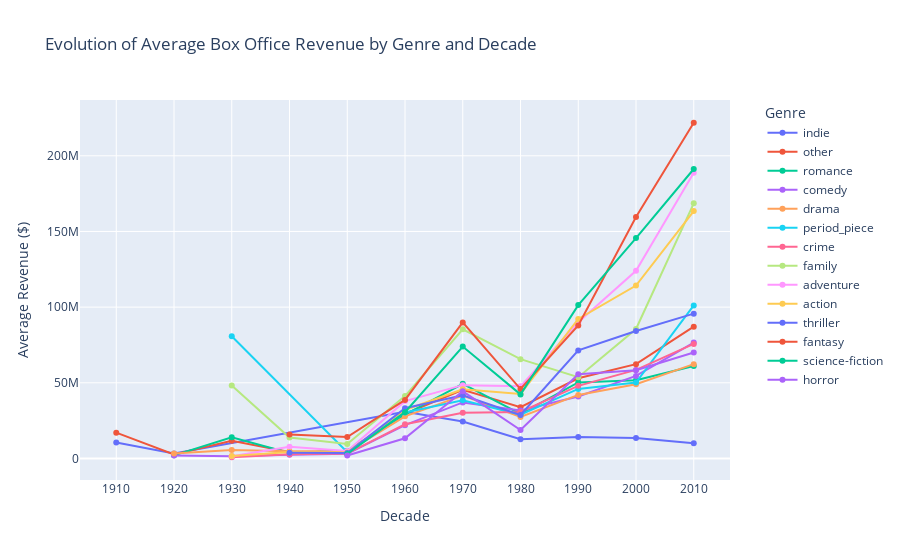

Notebook source saved alongside this figure:
### Code cell
# Genres we want to analyze
genres = ['drama', 'comedy', 'thriller', 'romance', 'action', 'crime', 'adventure', 'horror', 'science-fiction', 'fantasy', 'family', 'period_piece', 'indie']

df_movies_genres = df_movies.explode('genres').copy()
df_movies_genres.dropna(subset=['genres'], inplace=True)
df_movies_genres['genre'] = df_movies_genres['genres'].apply(lambda x: x if x in genres else 'other')
df_movies_genres['release_decade'] = df_movies_genres['release_year'] // 10 * 10

genre_decade_stats = df_movies_genres.groupby(['release_decade', 'genre'])['box_office_revenue'].agg(['mean', 'count', 'sem'])
genre_decade_stats.sort_values(by='release_decade', inplace=True)

# Filter out rows where the movie count is less than 5
filtered_genre_decade_stats = genre_decade_stats[genre_decade_stats['count'] >= 5].reset_index()

# Create the Plotly plot
fig = px.line(filtered_genre_decade_stats, x='release_decade', y='mean', color='genre', markers=True,
              title='Evolution of Average Box Office Revenue by Genre and Decade',
              labels={'release_decade': 'Decade', 'mean': 'Average Revenue ($)'})

fig.update_layout(xaxis=dict(tickmode='linear', tick0=min(filtered_genre_decade_stats['release_decade']), dtick=10),
                  xaxis_title='Decade', yaxis_title='Average Revenue ($)',
                  legend_title='Genre', legend=dict(x=1.05, y=1, traceorder='normal'))

fig.show()

# Save the chart as an HTML file
fig.write_html("assets/ploty-img/genres_revenue_evolution.html")

#genres we want to analyze
genres=['drama', 'comedy', 'thriller', 'romance', 'action', 'crime', 'adventure', 'horror', 'science-fiction', 'fantasy', 'family','period_piece','indie']

### Figure 1 — Plotly figure (JSON) as saved in the notebook; plotly's stock layout.template omitted (floating-point values rounded to 4 significant figures)
{"data": [{"hovertemplate": "genre=indie<br>Decade=%{x}<br>Average Revenue ($)=%{y}<extra></extra>", "legendgroup": "indie", "line": {"color": "#636efa", "dash": "solid"}, "marker": {"symbol": "circle"}, "mode": "lines+markers", "name": "indie", "orientation": "v", "showlegend": true, "type": "scatter", "x": [1910, 1920, 1960, 1970, 1980, 1990, 2000, 2010], "xaxis": "x", "y": [10570000.0, 3324000.0, 30880000.0, 24370000.0, 12650000.0, 14170000.0, 13530000.0, 10120000.0], "yaxis": "y"}, {"hovertemplate": "genre=other<br>Decade=%{x}<br>Average Revenue ($)=%{y}<extra></extra>", "legendgroup": "other", "line": {"color": "#EF553B", "dash": "solid"}, "marker": {"symbol": "circle"}, "mode": "lines+markers", "name": "other", "orientation": "v", "showlegend": true, "type": "scatter", "x": [1910, 1920, 1930, 1940, 1950, 1960, 1970, 1980, 1990, 2000, 2010], "xaxis": "x", "y": [17070000.0, 2712000.0, 11650000.0, 4351000.0, 4801000.0, 29490000.0, 45320000.0, 33920000.0, 53010000.0, 62330000.0, 87120000.0], "yaxis": "y"}, {"hovertemplate": "genre=romance<br>Decade=%{x}<br>Average Revenue ($)=%{y}<extra></extra>", "legendgroup": "romance", "line": {"color": "#00cc96", "dash": "solid"}, "marker": {"symbol": "circle"}, "mode": "lines+markers", "name": "romance", "orientation": "v", "showlegend": true, "type": "scatter", "x": [1920, 1930, 1940, 1950, 1960, 1970, 1980, 1990, 2000, 2010], "xaxis": "x", "y": [2056000.0, 14050000.0, 3571000.0, 5163000.0, 28930000.0, 49310000.0, 29450000.0, 50270000.0, 51680000.0, 61040000.0], "yaxis": "y"}, {"hovertemplate": "genre=comedy<br>Decade=%{x}<br>Average Revenue ($)=%{y}<extra></extra>", "legendgroup": "comedy", "line": {"color": "#ab63fa", "dash": "solid"}, "marker": {"symbol": "circle"}, "mode": "lines+markers", "name": "comedy", "orientation": "v", "showlegend": true, "type": "scatter", "x": [1920, 1930, 1940, 1950, 1960, 1970, 1980, 1990, 2000, 2010], "xaxis": "x", "y": [1897000.0, 1542000.0, 2460000.0, 3104000.0, 22030000.0, 37030000.0, 31730000.0, 40930000.0, 54560000.0, 76600000.0], "yaxis": "y"}, {"hovertemplate": "genre=drama<br>Decade=%{x}<br>Average Revenue ($)=%{y}<extra></extra>", "legendgroup": "drama", "line": {"color": "#FFA15A", "dash": "solid"}, "marker": {"symbol": "circle"}, "mode": "lines+markers", "name": "drama", "orientation": "v", "showlegend": true, "type": "scatter", "x": [1920, 1930, 1940, 1950, 1960, 1970, 1980, 1990, 2000, 2010], "xaxis": "x", "y": [3296000.0, 5531000.0, 4823000.0, 4443000.0, 27840000.0, 41610000.0, 27390000.0, 41980000.0, 49080000.0, 62330000.0], "yaxis": "y"}, {"hovertemplate": "genre=period_piece<br>Decade=%{x}<br>Average Revenue ($)=%{y}<extra></extra>", "legendgroup": "period_piece", "line": {"color": "#19d3f3", "dash": "solid"}, "marker": {"symbol": "circle"}, "mode": "lines+markers", "name": "period_piece", "orientation": "v", "showlegend": true, "type": "scatter", "x": [1930, 1950, 1960, 1970, 1980, 1990, 2000, 2010], "xaxis": "x", "y": [80750000.0, 4219000.0, 30350000.0, 38400000.0, 28870000.0, 45970000.0, 50170000.0, 101100000.0], "yaxis": "y"}, {"hovertemplate": "genre=crime<br>Decade=%{x}<br>Average Revenue ($)=%{y}<extra></extra>", "legendgroup": "crime", "line": {"color": "#FF6692", "dash": "solid"}, "marker": {"symbol": "circle"}, "mode": "lines+markers", "name": "crime", "orientation": "v", "showlegend": true, "type": "scatter", "x": [1930, 1940, 1950, 1960, 1970, 1980, 1990, 2000, 2010], "xaxis": "x", "y": [806400.0, 2758883, 3247000.0, 22565182, 30160000.0, 30770000.0, 48010000.0, 58520000.0, 75670000.0], "yaxis": "y"}, {"hovertemplate": "genre=family<br>Decade=%{x}<br>Average Revenue ($)=%{y}<extra></extra>", "legendgroup": "family", "line": {"color": "#B6E880", "dash": "solid"}, "marker": {"symbol": "circle"}, "mode": "lines+markers", "name": "family", "orientation": "v", "showlegend": true, "type": "scatter", "x": [1930, 1940, 1950, 1960, 1970, 1980, 1990, 2000, 2010], "xaxis": "x", "y": [48230000.0, 13890000.0, 9531000.0, 41260000.0, 85320000.0, 65640000.0, 53740000.0, 85540000.0, 168600000.0], "yaxis": "y"}, {"hovertemplate": "genre=adventure<br>Decade=%{x}<br>Average Revenue ($)=%{y}<extra></extra>", "legendgroup": "adventure", "line": {"color": "#FF97FF", "dash": "solid"}, "marker": {"symbol": "circle"}, "mode": "lines+markers", "name": "adventure", "orientation": "v", "showlegend": true, "type": "scatter", "x": [1930, 1940, 1950, 1960, 1970, 1980, 1990, 2000, 2010], "xaxis": "x", "y": [1453000.0, 7766000.0, 4942000.0, 37900000.0, 48460000.0, 47670000.0, 89990000.0, 124000000.0, 188800000.0], "yaxis": "y"}, {"hovertemplate": "genre=action<br>Decade=%{x}<br>Average Revenue ($)=%{y}<extra></extra>", "legendgroup": "action", "line": {"color": "#FECB52", "dash": "solid"}, "marker": {"symbol": "circle"}, "mode": "lines+markers", "name": "action", "orientation": "v", "showlegend": true, "type": "scatter", "x": [1930, 1940, 1950, 1960, 1970, 1980, 1990, 2000, 2010], "xaxis": "x", "y": [1690000.0, 4282000.0, 4010000.0, 32070000.0, 45780000.0, 42550000.0, 92210000.0, 114300000.0, 163500000.0], "yaxis": "y"}, {"hovertemplate": "genre=thriller<br>Decade=%{x}<br>Average Revenue ($)=%{y}<extra></extra>", "legendgroup": "thriller", "line": {"color": "#636efa", "dash": "solid"}, "marker": {"symbol": "circle"}, "mode": "lines+markers", "name": "thriller", "orientation": "v", "showlegend": true, "type": "scatter", "x": [1940, 1950, 1960, 1970, 1980, 1990, 2000, 2010], "xaxis": "x", "y": [3838000.0, 3581000.0, 33220000.0, 41740000.0, 28700000.0, 71410000.0, 84220000.0, 95700000.0], "yaxis": "y"}, {"hovertemplate": "genre=fantasy<br>Decade=%{x}<br>Average Revenue ($)=%{y}<extra></extra>", "legendgroup": "fantasy", "line": {"color": "#EF553B", "dash": "solid"}, "marker": {"symbol": "circle"}, "mode": "lines+markers", "name": "fantasy", "orientation": "v", "showlegend": true, "type": "scatter", "x": [1940, 1950, 1960, 1970, 1980, 1990, 2000, 2010], "xaxis": "x", "y": [15810000.0, 14130000.0, 38680000.0, 89910000.0, 45880000.0, 87920000.0, 159600000.0, 221800000.0], "yaxis": "y"}, {"hovertemplate": "genre=science-fiction<br>Decade=%{x}<br>Average Revenue ($)=%{y}<extra></extra>", "legendgroup": "science-fiction", "line": {"color": "#00cc96", "dash": "solid"}, "marker": {"symbol": "circle"}, "mode": "lines+markers", "name": "science-fiction", "orientation": "v", "showlegend": true, "type": "scatter", "x": [1950, 1960, 1970, 1980, 1990, 2000, 2010], "xaxis": "x", "y": [2936000.0, 30590000.0, 73940000.0, 42350000.0, 101300000.0, 145700000.0, 191300000.0], "yaxis": "y"}, {"hovertemplate": "genre=horror<br>Decade=%{x}<br>Average Revenue ($)=%{y}<extra></extra>", "legendgroup": "horror", "line": {"color": "#ab63fa", "dash": "solid"}, "marker": {"symbol": "circle"}, "mode": "lines+markers", "name": "horror", "orientation": "v", "showlegend": true, "type": "scatter", "x": [1950, 1960, 1970, 1980, 1990, 2000, 2010], "xaxis": "x", "y": [1990000, 13370000.0, 44380000.0, 18810000.0, 55710000.0, 58300000.0, 70040000.0], "yaxis": "y"}], "layout": {"legend": {"title": {"text": "Genre"}, "tracegroupgap": 0, "traceorder": "normal", "x": 1.05, "y": 1}, "title": {"text": "Evolution of Average Box Office Revenue by Genre and Decade"}, "xaxis": {"anchor": "y", "domain": [0, 1], "dtick": 10, "tick0": 1910, "tickmode": "linear", "title": {"text": "Decade"}}, "yaxis": {"anchor": "x", "domain": [0, 1], "title": {"text": "Average Revenue ($)"}}}}
